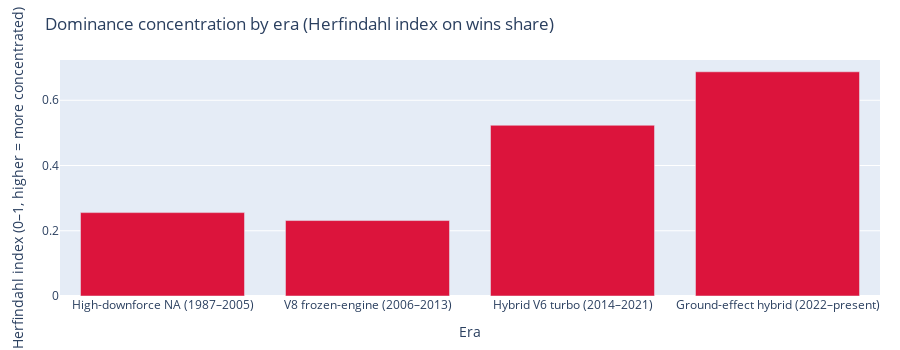

Notebook code cell kept with this figure:
### Code cell
# 8. Era dominance summary chart using HHI based on wins

fig_era_hhi = go.Figure()

fig_era_hhi.add_trace(
    go.Bar(
        x=era_dominance["era"],
        y=era_dominance["hhi_wins"],
        name="Wins HHI",
        marker_color="crimson",
    )
)

fig_era_hhi.update_layout(
    title="Dominance concentration by era (Herfindahl index on wins share)",
    xaxis_title="Era",
    yaxis_title="Herfindahl index (0–1, higher = more concentrated)",
    height=350,
    margin=dict(l=60, r=20, t=60, b=40),
)

fig_era_hhi.show()

### Figure 1 — Plotly figure (JSON) as saved in the notebook; plotly's stock layout.template omitted (floating-point values rounded to 4 significant figures)
{"data": [{"marker": {"color": "crimson"}, "name": "Wins HHI", "type": "bar", "x": ["High-downforce NA (1987–2005)", "V8 frozen-engine (2006–2013)", "Hybrid V6 turbo (2014–2021)", "Ground-effect hybrid (2022–present)"], "y": [0.2556, 0.2312, 0.5234, 0.6873]}], "layout": {"height": 350, "margin": {"b": 40, "l": 60, "r": 20, "t": 60}, "title": {"text": "Dominance concentration by era (Herfindahl index on wins share)"}, "xaxis": {"title": {"text": "Era"}}, "yaxis": {"title": {"text": "Herfindahl index (0–1, higher = more concentrated)"}}}}
